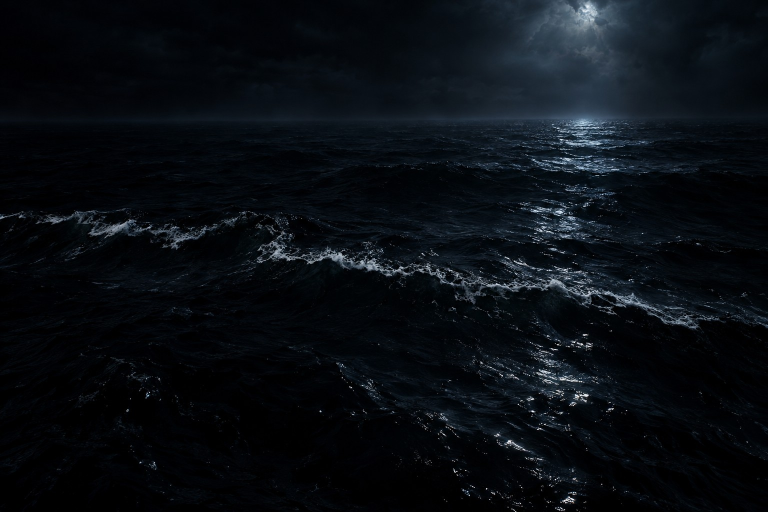
#> input picture engine/seed_art/0101_0.jpg, 1536 x 1024 px (shown at 1/2 size)
$ python -i colour.py   (imports and definitions only)
#> lines starting #> are read from the running program, lines starting #| are printed output that depends on the picture
"""Smart caption colours: each callout's box, text and border colours come from the panel's own palette.

Procedure (no external API; Pillow only)
- Sample the panel image under the callout's box (`palette`): crop the region, resize it small and median-cut it to five
  colours with their weights. Cached per image (path + mtime) and region.
- Narration on paper (quiet / voice / rising on a paper canvas, or any light box): take the dominant warm or neutral
  tone, pull it halfway toward the canvas paper, blend in ~30 % of the state colour, then set L* to ~90 and drop chroma.
- Dark states (peak / ego / knowledge): take a palette colour, blend in ~30 % of the state colour (ego crimson,
  knowledge indigo-gold) and darken it to L* ~15, keeping its hue.
- Text: start from the state's ink (sepia, cream, crimson for ego, gold for knowledge) and step its lightness away from
  the box until the WCAG contrast is >= 7:1 (computed, not assumed).
- Border/accent: the palette's most saturated colour (blended with the state colour), at a low alpha.

Modes (the volume typography's `colour_mode`): "smart" (default), "state" (the fixed table), "custom" (the author's
hex per state). A panel may pin its own {box, text, border}.
"""

from __future__ import annotations

import math
from functools import lru_cache
from pathlib import Path
from typing import Any

RGB = tuple[int, int, int]

# the old fixed table (mode "state"), and the state colours smart mode blends in
STATE_BOX = {"quiet": "#efe4c9", "rising": "#4a4a4c", "peak": "#0b0b0d", "ego": "#2a0a0a", "knowledge": "#0e1a26", "voice": "#efe4c9"}
STATE_TEXT = {"quiet": "#161210", "rising": "#f2ede3", "peak": "#f2ede3", "ego": "#b3261e", "knowledge": "#d4a017", "voice": "#5a3a1a"}
STATE_ACCENT = {"quiet": "#3a2d1a", "rising": "#3a2d1a", "peak": "#8a8580", "ego": "#b3261e", "knowledge": "#d4a017", "voice": "#5a3a1a"}
DARK_STATES = ("peak", "ego", "knowledge")
MODES = ("smart", "state", "custom")
MIN_CONTRAST = 7.0
STATE_BLEND = 0.3


# ---------------------------------------------------------------------------------
# colour maths: sRGB <-> CIE L*a*b* (D65), WCAG contrast
# ---------------------------------------------------------------------------------


# [7 lines left out: function hex_to_rgb, not called in this run]


def rgb_to_hex(c: RGB) -> str:
    return "#%02x%02x%02x" % tuple(max(0, min(255, int(round(v)))) for v in c)


# [6 lines left out: function is_hex, not called in this run]


def _lin(v: float) -> float:
    v /= 255
    return v / 12.92 if v <= 0.04045 else ((v + 0.055) / 1.055) ** 2.4


def _gam(v: float) -> float:
    v = 12.92 * v if v <= 0.0031308 else 1.055 * v ** (1 / 2.4) - 0.055
    return max(0.0, min(255.0, v * 255))


def luminance(c: RGB) -> float:
    r, g, b = (_lin(x) for x in c)
    return 0.2126 * r + 0.7152 * g + 0.0722 * b


# [6 lines left out: function contrast, not called in this run]


_WX, _WY, _WZ = 0.95047, 1.0, 1.08883


# [26 lines left out: functions rgb_to_lab, lab_to_rgb, not called in this run]


def lch(c: RGB) -> tuple[float, float, float]:
    L, a, b = rgb_to_lab(c)
    return L, math.hypot(a, b), math.degrees(math.atan2(b, a)) % 360


def from_lch(L: float, C: float, h: float) -> RGB:
    return lab_to_rgb((L, C * math.cos(math.radians(h)), C * math.sin(math.radians(h))))


# [27 lines left out: functions mix, with_lightness, ensure_contrast, not called in this run]


# ---------------------------------------------------------------------------------
# palette extraction
# ---------------------------------------------------------------------------------


@lru_cache(maxsize=2048)
def _palette(path: str, mtime: float, region: tuple[float, float, float, float], k: int) -> tuple[tuple[RGB, float], ...]:
#> called with path = 'seed_art/0101_0.jpg', mtime = 1.8e+09, region = (0, 0, 1, 1), k = 5
    from PIL import Image

    with Image.open(path) as im:
#> im is the input picture: PIL image 1536x1024 RGB; mean R, G, B 9, 13.3, 18.6
        im = im.convert("RGB")
        W, H = im.size
#> W = 1536; H = 1024
        x0, y0, x1, y1 = region
        box = (int(max(0, min(W - 1, x0 * W))), int(max(0, min(H - 1, y0 * H))), int(max(1, min(W, x1 * W))), int(max(1, min(H, y1 * H))))
#> box = (0, 0, 1536, 1024)
        if box[2] - box[0] < 4 or box[3] - box[1] < 4:
            box = (0, 0, W, H)
        small = im.crop(box).resize((48, 48))
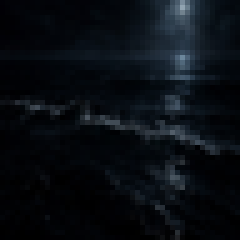
#> small: PIL image 48x48 RGB (shown 5 times larger); mean R, G, B 9, 13.3, 18.6
    q = small.quantize(colors=k, method=Image.Quantize.MEDIANCUT)
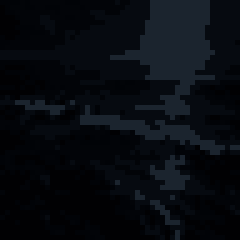
#> q: PIL image 48x48 P (shown 5 times larger); mean R, G, B 7.1, 10.4, 15.6
    pal = q.getpalette() or []
#> pal = [27, 36, 46, 6, 10, 16, 2, 4, 8, 1, 3, 7, 1, 1, 3]
    counts = sorted(q.getcolors() or [], reverse=True)
#> counts = [(696, 1), (508, 2), (469, 4), (385, 0), (246, 3)]
    total = sum(n for n, _ in counts) or 1
#> total = 2304
    return tuple(((pal[i * 3], pal[i * 3 + 1], pal[i * 3 + 2]), n / total) for n, i in counts)


def palette(path: Path | str | None, region: tuple[float, float, float, float] = (0, 0, 1, 1), k: int = 5) -> list[tuple[RGB, float]]:
    """Up to k colours (rgb, weight) of the image under `region` (fractions of the image, x0,y0,x1,y1)."""
    if not path or not Path(path).exists():
        return []
    p = Path(path)
    r = tuple(round(min(1.0, max(0.0, v)) * 20) / 20 for v in region)  # 5 % grid: stable cache keys
    if r[2] <= r[0] or r[3] <= r[1]:
        r = (0.0, 0.0, 1.0, 1.0)
    return list(_palette(str(p), p.stat().st_mtime, r, k))  # type: ignore[arg-type]


# ---------------------------------------------------------------------------------
# the colour choice
# ---------------------------------------------------------------------------------


def _warm_or_neutral(c: RGB) -> bool:
    L, C, h = lch(c)
    return C < 14 or 20 <= h <= 110


# [74 lines left out: functions _accent, smart, fixed, custom, pinned, swatches, not called in this run]

>>> result = palette('seed_art/0101_0.jpg')
#> result = [((6, 10, 16), 0.302), ((2, 4, 8), 0.22), ((1, 1, 3), 0.204), ((27, 36, 46), 0.167), ((1, 3, 7), 0.107)]

$ run again, on engine/seed_art/0101_1.jpg
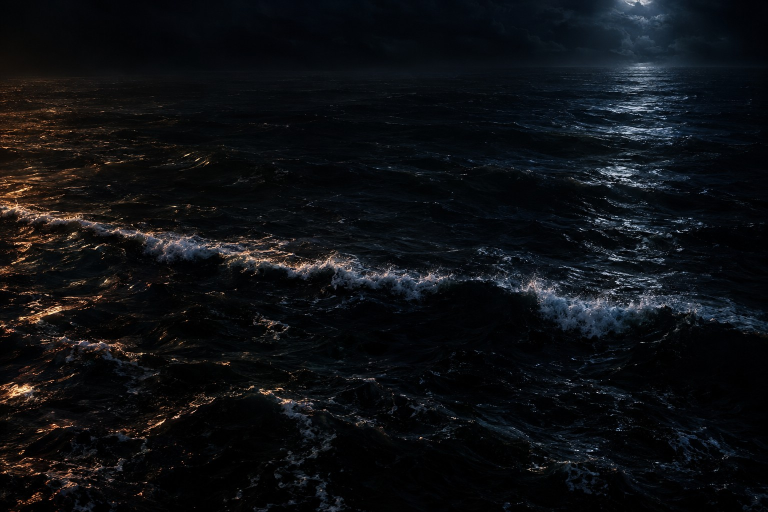
#> input picture engine/seed_art/0101_1.jpg, 1536 x 1024 px (shown at 1/2 size)
#> in _palette, im is the input picture: PIL image 1536x1024 RGB; mean R, G, B 13.8, 15.6, 18.7
#> in _palette, `small = im.crop(box).resize((48, 48))`:
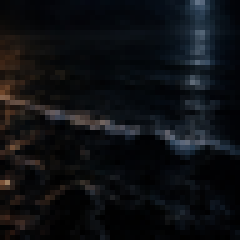
#> small: PIL image 48x48 RGB (shown 5 times larger); mean R, G, B 13.8, 15.6, 18.7
#> in _palette, `q = small.quantize(colors=k, method=Image.Quantize.MEDIANCUT)`:
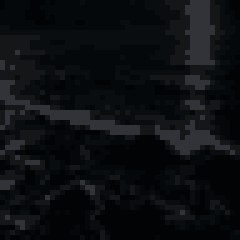
#> q: PIL image 48x48 P (shown 5 times larger); mean R, G, B 12.4, 14.5, 17.3
#> pal = [49, 51, 56, 21, 22, 24, 10, 13, 16, 5, 8, 11, 2, 3, 5]
#> counts = [(676, 3), (510, 4), (507, 2), (391, 1), (220, 0)]
#> total = 2304
#> result = [((5, 8, 11), 0.293), ((2, 3, 5), 0.221), ((10, 13, 16), 0.22), ((21, 22, 24), 0.17), ((49, 51, 56), 0.0955)]

$ run again, on engine/seed_art/0102_0.jpg
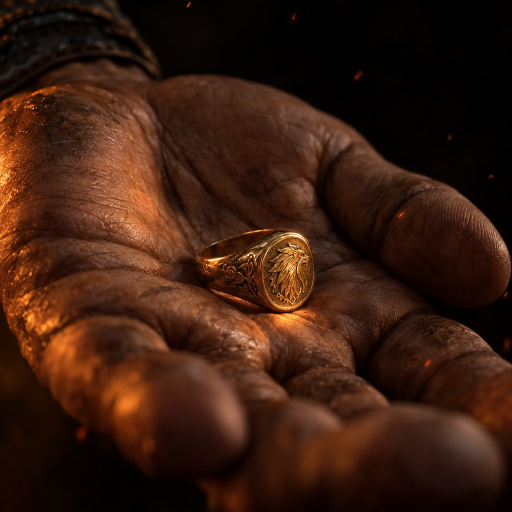
#> input picture engine/seed_art/0102_0.jpg, 1024 x 1024 px (shown at 1/2 size)
#> in _palette, im is the input picture: PIL image 1024x1024 RGB; mean R, G, B 58.2, 29, 15.5
#> in _palette, `small = im.crop(box).resize((48, 48))`:
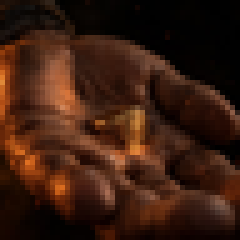
#> small: PIL image 48x48 RGB (shown 5 times larger); mean R, G, B 58.2, 29, 15.6
#> in _palette, `q = small.quantize(colors=k, method=Image.Quantize.MEDIANCUT)`:
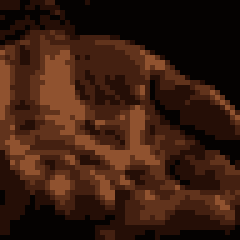
#> q: PIL image 48x48 P (shown 5 times larger); mean R, G, B 57.2, 28.6, 15.4
#> pal = [144, 82, 47, 97, 51, 28, 68, 32, 17, 37, 14, 6, 5, 2, 1]
#> counts = [(636, 4), (533, 2), (498, 3), (379, 1), (258, 0)]
#> total = 2304
#> result = [((5, 2, 1), 0.276), ((68, 32, 17), 0.231), ((37, 14, 6), 0.216), ((97, 51, 28), 0.164), ((144, 82, 47), 0.112)]
